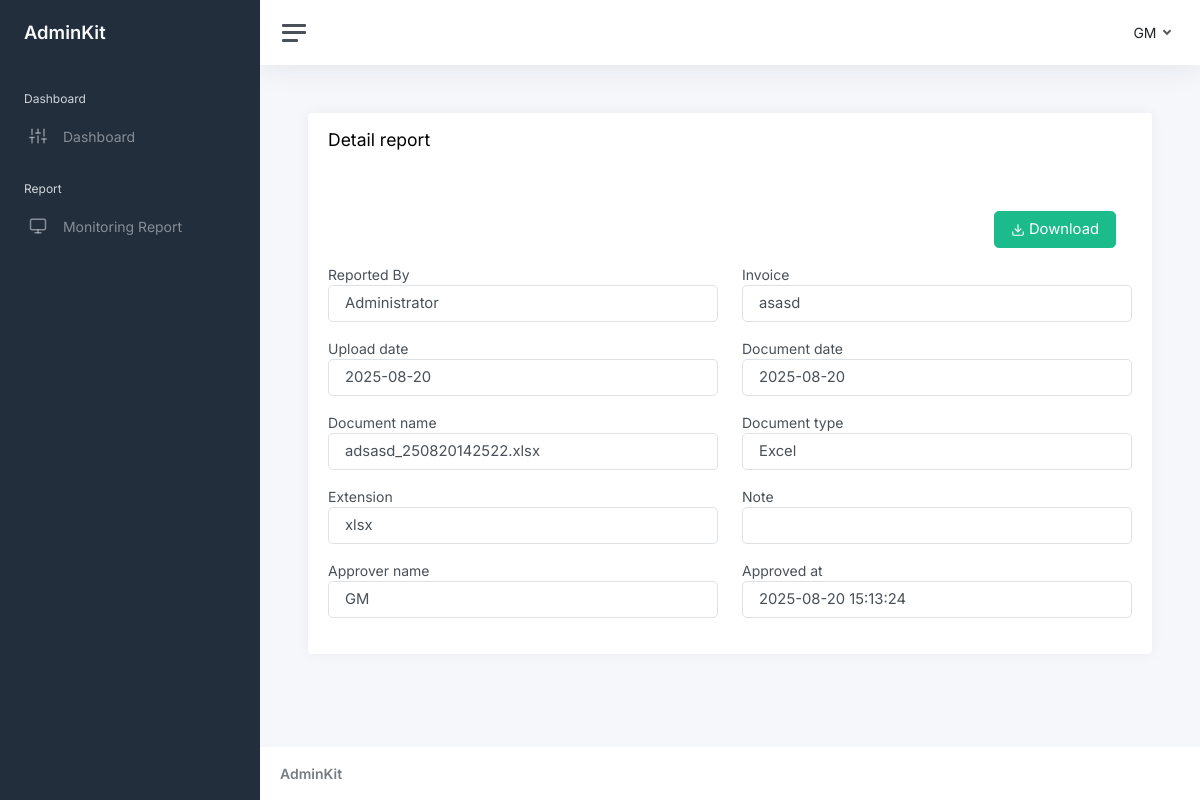
Screenshot of /show-report.php?invoice=asasd (signed in) with the database file from the repository.
### tables this page shows
CREATE TABLE IF NOT EXISTS `reports` (
  `id` int NOT NULL AUTO_INCREMENT,
  `reported_by` int NOT NULL,
  `reporter_role_id` int NOT NULL,
  `invoice` varchar(256) NOT NULL,
  `upload_date` date NOT NULL,
  `document_date` date NOT NULL,
  `document_name` varchar(256) NOT NULL,
  `document_type_id` int NOT NULL,
  `extension` varchar(256) NOT NULL,
  `note` longtext,
  `approved_by` int DEFAULT NULL,
  `approved_at` datetime DEFAULT NULL,
  `created_at` datetime NOT NULL,
  `updated_at` datetime NOT NULL,
  PRIMARY KEY (`id`),
  UNIQUE KEY `invoice` (`invoice`),
  KEY `reported_by` (`reported_by`),
  KEY `reporter_role_id` (`reporter_role_id`),
  KEY `document_type_id` (`document_type_id`),
  KEY `approved_by` (`approved_by`),
  CONSTRAINT `FK_reports_document_type` FOREIGN KEY (`document_type_id`) REFERENCES `document_types` (`id`) ON DELETE CASCADE,
  CONSTRAINT `FK_reports_roles` FOREIGN KEY (`reporter_role_id`) REFERENCES `roles` (`id`) ON DELETE CASCADE,
  CONSTRAINT `FK_reports_users` FOREIGN KEY (`reported_by`) REFERENCES `users` (`id`) ON DELETE CASCADE,
  CONSTRAINT `FK_reports_users_2` FOREIGN KEY (`approved_by`) REFERENCES `users` (`id`) ON DELETE CASCADE
);

CREATE TABLE IF NOT EXISTS `users` (
  `id` int NOT NULL AUTO_INCREMENT,
  `name` varchar(256) NOT NULL,
  `email` varchar(256) NOT NULL,
  `password` varchar(256) NOT NULL,
  `role_id` int NOT NULL,
  `created_at` datetime NOT NULL,
  `updated_at` datetime NOT NULL,
  PRIMARY KEY (`id`),
  UNIQUE KEY `email` (`email`),
  KEY `role_id` (`role_id`),
  CONSTRAINT `FK_users_roles` FOREIGN KEY (`role_id`) REFERENCES `roles` (`id`) ON DELETE CASCADE
);

CREATE TABLE IF NOT EXISTS `document_types` (
  `id` int NOT NULL AUTO_INCREMENT,
  `name` varchar(256) NOT NULL,
  `extension` json NOT NULL,
  PRIMARY KEY (`id`),
  UNIQUE KEY `name` (`name`)
);

### show-report.php (the view, shortened to what this page needs)
<?php
include './config/database.php';
$invoice = $_GET['invoice'];
$query = "SELECT a.id, b.name reporter_name, invoice, upload_date, document_date, document_name, c.name document_type, a.extension, note, d.name approver_name, approved_at FROM reports a LEFT JOIN users b on a.reported_by = b.id LEFT JOIN document_types c ON a.document_type_id = c.id LEFT JOIN users d ON a.approved_by = d.id WHERE invoice = '$invoice'";
$data_reports = mysqli_query($db, $query);
$result = mysqli_fetch_object($data_reports);
?>
<div class="card">
    <div class="card-header">
        <h4>Detail report</h4>
    </div>
    <div class="card-body">
        <div class="m-3 d-flex justify-content-end gap-2">
            <a href="download.php?report=<?= $result->document_name ?>" class="btn btn-lg btn-success"><i data-feather="download"></i> Download</a>
        </div>
        <div class="row">
            <div class="col-12 col-md-6 mb-3">
                <label for="reporter_name">Reported By</label>
                <input type="text" id="reporter_name" value="<?= $result->reporter_name ?>" class="form-control form-control-lg" readonly>
            </div>
            <div class="col-12 col-md-6 mb-3">
                <label for="invoice">Invoice</label>
                <input type="text" id="invoice" value="<?= $result->invoice ?>" class="form-control form-control-lg" readonly>
            </div>
            <div class="col-12 col-md-6 mb-3">
                <label for="upload_date">Upload date</label>
                <input type="text" id="upload_date" value="<?= $result->upload_date ?>" class="form-control form-control-lg" readonly>
            </div>
            <div class="col-12 col-md-6 mb-3">
                <label for="document_date">Document date</label>
                <input type="text" id="document_date" value="<?= $result->document_date ?>" class="form-control form-control-lg" readonly>
            </div>
            <div class="col-12 col-md-6 mb-3">
                <label for="document_name">Document name</label>
                <input type="text" id="document_name" value="<?= $result->document_name ?>" class="form-control form-control-lg" readonly>
            </div>
            <div class="col-12 col-md-6 mb-3">
                <label for="document_type">Document type</label>
                <input type="text" id="document_type" value="<?= $result->document_type ?>" class="form-control form-control-lg" readonly>
            </div>
            <div class="col-12 col-md-6 mb-3">
                <label for="extension">Extension</label>
                <input type="text" id="extension" value="<?= $result->extension ?>" class="form-control form-control-lg" readonly>
            </div>
            <div class="col-12 col-md-6 mb-3">
                <label for="note">Note</label>
                <input type="text" id="note" value="<?= $result->note ?>" class="form-control form-control-lg" readonly>
            </div>
            <div class="col-12 col-md-6 mb-3">
                <label for="approver_name">Approver name</label>
                <input type="text" id="approver_name" value="<?= $result->approver_name ?>" class="form-control form-control-lg" readonly>
            </div>
            <div class="col-12 col-md-6 mb-3">
                <label for="approved_at">Approved at</label>
                <input type="text" id="approved_at" value="<?= $result->approved_at ?>" class="form-control form-control-lg" readonly>
            </div>
        </div>
    </div>
</div>
<?php
include "./template.php";
?>

### rows the page displays
reports: reported_by.name "Administrator", invoice "asasd", upload_date "2025-08-20", document_date "2025-08-20", document_name "adsasd_250820142522.xlsx", document_type.name "Excel", extension "xlsx", approved_by.name "GM", approved_at "2025-08-20 15:13:24"

### other values shown
$auth->name "GM"
